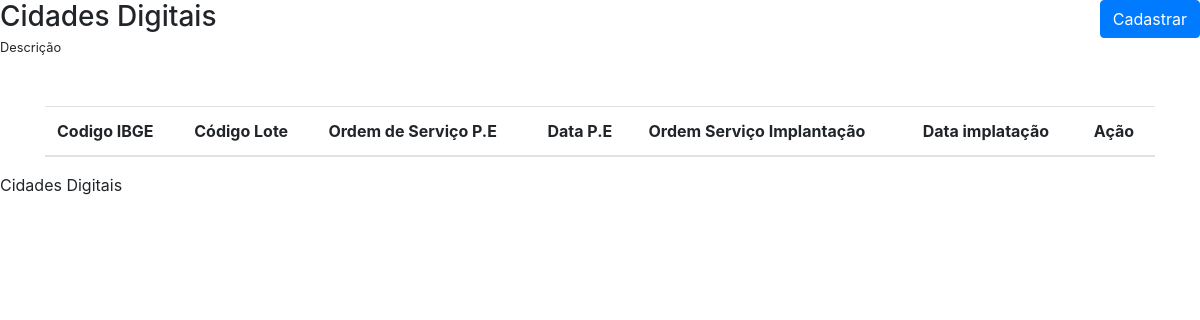
The page /View/Cd.php on the database as committed earlier.
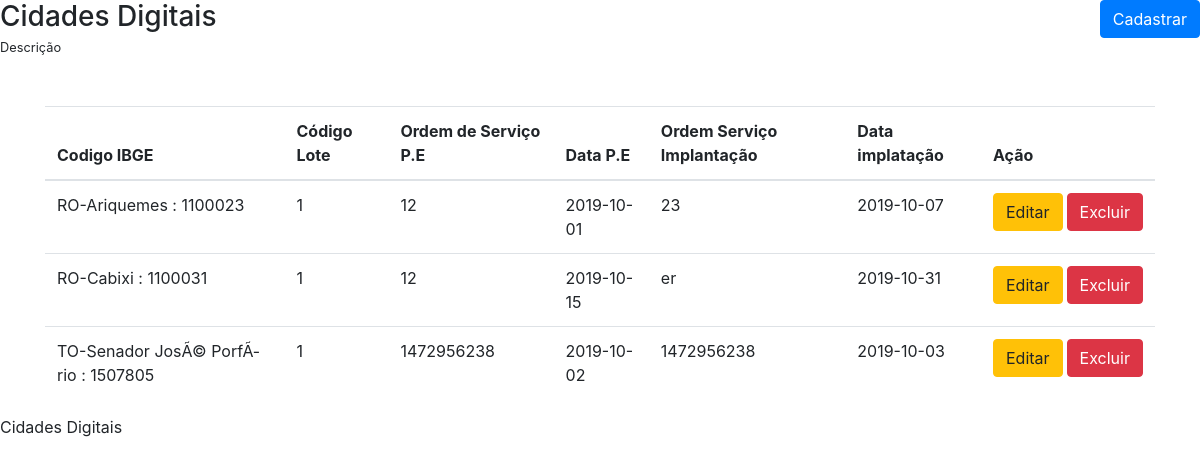
The same page on the database as committed later.
### tables this page shows
CREATE TABLE IF NOT EXISTS `cd` (
  `cod_ibge` int(7) NOT NULL,
  `cod_lote` int(11) NOT NULL,
  `os_pe` varchar(10) DEFAULT NULL,
  `data_pe` date DEFAULT NULL,
  `os_imp` varchar(10) DEFAULT NULL,
  `data_imp` date DEFAULT NULL,
  PRIMARY KEY (`cod_ibge`),
  KEY `fk_cd_lote1_idx` (`cod_lote`)
);

### Model/DAO/ClassCdDAO.PHP (called while the page is built, shortened)
<?php
class ClassCdDAO {
    public function listarCd(){
        try {
            $pdo = Conexao::getInstance();
            $sql = "SELECT CONCAT(municipio.uf, '-',municipio.nome_municipio,' : ',cd.cod_ibge) AS cod_ibge,cd.cod_lote,cd.os_pe,cd.data_pe,cd.os_imp,cd.data_imp
            FROM cd
            INNER JOIN municipio ON cd.cod_ibge = municipio.cod_ibge
            ORDER BY cod_ibge ASC";
            $stmt = $pdo->prepare($sql);
            $stmt->execute();
            return $stmt->fetchAll();
        } catch (PDOException $ex) {
            return $ex->getMessage();
        }
    }
}

### Controller/ControleListarCd.php (called while the page is built)
<?php
require_once '../Model/DAO/ClassCdDAO.php';
$listar = new ClassCdDAO();
$dados = $listar->listarCd();
if($dados) {
    $array_dados = $dados;
} else {
    $array_dados = [];
}

### view/Cd.php (the view, shortened to what this page needs)
<?php
    include_once("_cabecalho.php");
    require_once("../Controller/ControleListarCd.php");
    ?>
    <main id="main">
        <div class="row mb-5">
          <div id="mainHeader" class="col-md-6 d-flex align-items-center">
            <span>
            <h3 class="mb-0">Cidades Digitais</h3>
            <small>Descrição</small>
            </span>
            </div>
            <div class="col-md-6 text-right">
                <button type="button" class="btn btn-primary" data-toggle="modal" data-target=".cadastrar-Cd-modal-lg">
                Cadastrar
                </button>
            </div>
        </div>
        <div class="container">
          <div class="row">
            <div class="col-12">
              <div class="table-responsive">
                <table class="table">
                  <thead>
                    <tr>
                      <th scope="col">Codigo IBGE</th>
                      <th scope="col">Código Lote</th>
                      <th scope="col">Ordem de Serviço P.E </th>
                      <th scope="col">Data P.E</th>
                      <th scope="col">Ordem Serviço Implantação</th>
                      <th scope="col">Data implatação</th>
                      <th scope="col">Ação</th>
                    </tr>
                  </thead>
                  <tbody>
                  <?php
                    foreach($array_dados as $key => $value) {
                        ?>
                        <tr>
                          <td><?php echo $value['cod_ibge'] ?></td>
                          <td><?php echo $value['cod_lote'] ?></td>
                          <td><?php echo $value['os_pe'] ?></td>
                          <td><?php echo $value['data_pe'] ?></td>
                          <td><?php echo $value['os_imp'] ?></td>
                          <td><?php echo $value['data_imp'] ?></td>
                          <td>
                            <span class="d-flex">
                              <button type="button" class="btn btn-warning mr-1">Editar</button>
                              <button onclick="apagarDados('<?php echo URL ?>Controller/ControleApagarCd.php?cod_ibge=<?php echo $value['cod_ibge'] ?>')" class="btn btn-danger">Excluir</button>
                            </span>
                          </td>
                        </tr>
                        <?php
                    }
                  ?>
                  </tbody>
                </table>
              </div>
            </div>
          </div>
        </div>
    </main>
  <?php
    include_once('_rodape.php');
?>

### view/_cabecalho.php (shortened to what this page needs)
<!DOCTYPE html>
<html lang="pt-br">
  <head>
    <link rel="stylesheet" href="<?php echo URL ?>View/css/estilos.css">
    <link rel="stylesheet" href="<?php echo URL ?>View/css/icones.css">
    <link rel="stylesheet" href="<?php echo URL ?>View/css/bootstrap.css">
  </head>
  <body>
  <div class="w-100">

### view/_rodape.php (shortened to what this page needs)
    <footer id="footer">
      <p>
        Cidades Digitais
      </p>
    </footer>
</div>
  </body>
</html>

Rows that differ between the two databases and show on the page:
added cd: cod_ibge "RO-Ariquemes : 1100023", cod_lote "1", os_pe "12", data_pe "2019-10-01", os_imp "23", data_imp "2019-10-07"
added cd: cod_ibge "RO-Cabixi : 1100031", cod_lote "1", os_pe "12", data_pe "2019-10-15", os_imp "er", data_imp "2019-10-31"
added cd: cod_ibge "TO-Senador JosÃ© PorfÃ­rio : 1507805", cod_lote "1", os_pe "1472956238", data_pe "2019-10-02", os_imp "1472956238", data_imp "2019-10-03"
